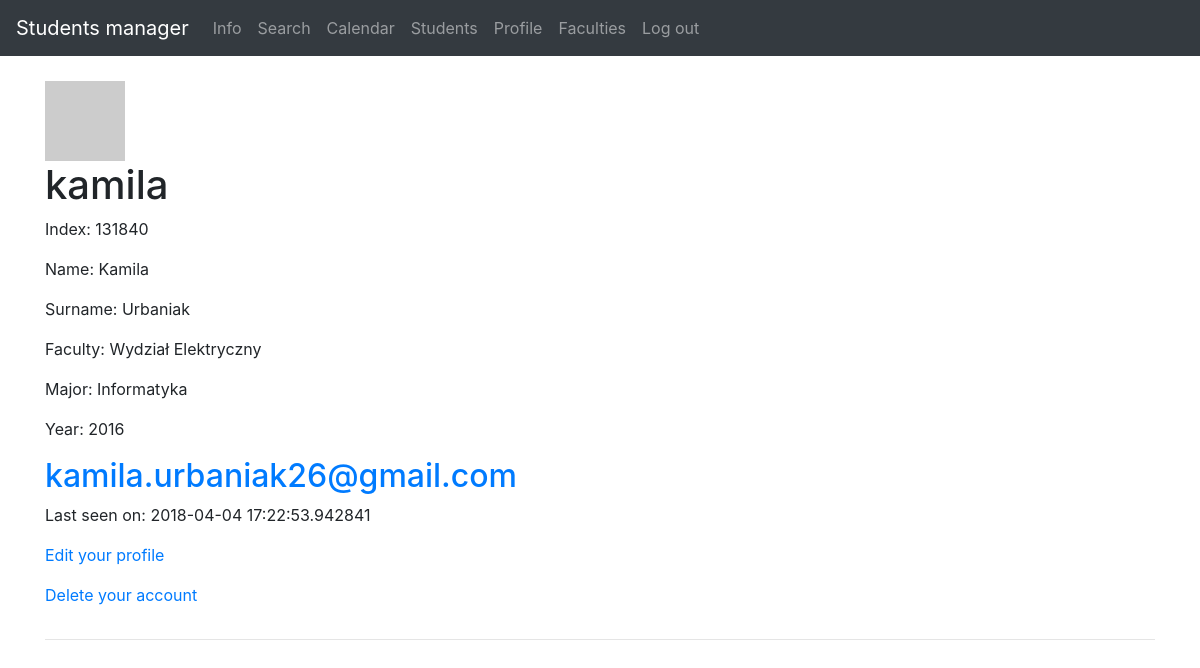
Screenshot of /students/1 (signed in) with the database file from the repository.
### models.py (models this page shows, shortened)
class User(db.Model, UserMixin):
    __tablename__ = 'user'
    __searchable__ = ['username']
    id = Column(Integer, autoincrement=True, primary_key=True)
    username = Column(String(25), default='', unique=True)
    active = Column(Boolean, default=True)
    email = Column(String(200), unique=True)
    password = Column(String(200), default='')
    admin = Column(Boolean, default=False)
    confirmed = Column(db.Boolean, nullable=False, default=False)
    confirmed_on = Column(db.DateTime, nullable=True)
    registered_on = Column(db.DateTime, nullable=False)
    about_me = Column(String(140))
    last_seen = Column(DateTime, default=datetime.utcnow)
    student_id = db.Column(db.Integer, db.ForeignKey('student.id'), unique=True)
    def avatar(self, size):
        digest = md5(self.email.lower().encode('utf-8')).hexdigest()
        return 'https://www.gravatar.com/avatar/{}?d=identicon&s={}'.\
            format(digest, size)

class Student(db.Model):
    __tablename__ = 'student'
    __searchable__ = ['index']
    id = Column(Integer, autoincrement=True, primary_key=True)
    index = Column(Integer, unique=True)
    name = Column(String(25), default='')
    surname = Column(String(25), default='')
    faculty_id = db.Column(db.Integer, db.ForeignKey('faculty.id'), nullable=False, unique=True)
    major_id = db.Column(db.Integer, db.ForeignKey('major.id'), nullable=False, unique=True)
    year_id = db.Column(db.Integer, db.ForeignKey('year.id'), nullable=False, unique=True)
    group_id = db.Column(db.Integer, db.ForeignKey('group.id'), nullable=False, unique=True)
    user = db.relationship('User', backref='student')

class Faculty(db.Model):
    __tablename__ = 'faculty'
    __searchable__ = ['name']
    id = Column(Integer, autoincrement=True, primary_key=True, )
    name = Column(String(100), default='')
    major = db.relationship('Major', backref='faculty')
    year = db.relationship('Year', backref='faculty')
    group = db.relationship('Group', backref='faculty')
    student = db.relationship('Student', backref='faculty')

class Major(db.Model):
    __tablename__ = 'major'
    __searchable__ = ['name']
    id = Column(Integer, autoincrement=True, primary_key=True)
    name = Column(String(50), default='')
    year = db.relationship('Year', backref='major')
    group = db.relationship('Group', backref='major')
    student = db.relationship('Student', backref='major')
    faculty_id = db.Column(db.Integer, db.ForeignKey('faculty.id'), nullable=False, unique=True)

class Year(db.Model):
    __tablename__ = 'year'
    __searchable__ = ['nr']
    id = Column(Integer, autoincrement=True, primary_key=True)
    nr = Column(String(4), default='')
    group = db.relationship('Group', backref='year')
    student = db.relationship('Student', backref='year')
    faculty_id = db.Column(db.Integer, db.ForeignKey('faculty.id'), nullable=False, unique=True)
    major_id = db.Column(db.Integer, db.ForeignKey('major.id'), nullable=False, unique=True)
    secretary_id = db.Column(db.Integer, db.ForeignKey('secretary.id'), nullable=False, unique=True)

### students.py (the view)
@app.route('/students/<int:id>', methods=['GET'])
@login_required
def student(id):
    user = User.query.filter(Student.id == id).first()
    return render_template('faculty/students/profile.html', user=user)

### user.py (called while the page is built)
@lm.user_loader
def load_user(user_id):
    return User.query.filter(User.id == user_id).first()

@app.before_request
def before_request():
    if current_user.is_authenticated:
        current_user.last_seen = datetime.utcnow()
        db.session.commit()

### templates/faculty/students/profile.html (shortened to what this page needs)
{% extends "_base.html" %}
{% block content %}
    <table>
        <tr valign="top">
            <br>
            <img src="{{ user.avatar(128) }}">
            <h1>{{ user.username }}</h1>
            <p> Index: {{ user.student.index }}</p>
            <p> Name: {{ user.student.name }}</p>
            <p> Surname: {{ user.student.surname }}</p>
            <p> Faculty: {{ user.student.faculty.name }}</p>
            <p> Major: {{ user.student.major.name }}</p>
            <p> Year: {{ user.student.year.nr }}</p>
            <h2><a class="u-email" href="mailto:{{ user.email }}">{{ user.email }}</a></h2>
                {% if user.last_seen %}<p>Last seen on: {{ user.last_seen }}</p>{% endif %}
                <p><a href="{{ url_for('edit_profile', id=user.student.id)}}">Edit your profile</a></p>
                <p><a href="{{ url_for('delete_account', id=user.student.id)}}">Delete your account</a></p>
        </tr>
    </table>
    <hr>
{% endblock %}

### templates/_base.html (shortened to what this page needs)
<!doctype html>
<html lang=en>
<head>
  <link rel="stylesheet" href="https://maxcdn.bootstrapcdn.com/bootstrap/4.0.0/css/bootstrap.min.css"
>
</head>
<body>
  <nav class="navbar navbar-expand-md navbar-dark bg-dark">
    <a class="navbar-brand" href="#">Students manager</a>
    <div class="collapse navbar-collapse">
      <ul class="navbar-nav mr-auto">
        <li class="nav-item{% if page_id == 'info' %} active{% endif %}">
          <a class="nav-link" href="{{ url_for('info') }}">Info</a>
            <li><a class="nav-link" href="{{ url_for('search')}}">Search</a></li>
        </li>
      <ul class="nav navbar-nav">
          {% if current_user.is_authenticated %}
              <li><a class="nav-link" href="{{ url_for('calendar')}}">Calendar</a></li>
              <li><a class="nav-link" href="{{ url_for('students')}}">Students</a></li>
              <li><a class="nav-link" href="/students/{{current_user.student.id}}">Profile</a></li>
              <li><a class="nav-link" href="{{ url_for('faculties')}}">Faculties</a></li>
          <li><a class="nav-link" href="{{ url_for('logout')}}">Log out</a></li>
          {% else %}
          <li><a class="nav-link" href="{{ url_for('login')}}">Log in</a></li>
              <li><a class="nav-link" href="{{ url_for('register') }}">Registration</a></li>
        </li>
          {% endif %}
      </ul>
      </ul>
    </div>
  </nav>
  <div class="container">
    <div class="row">
      <div class="col-12">
      </div>
    </div>
    {% block content %}{% endblock %}
  </div>
</body>
</html>

### rows the page displays
User: username "kamila", email "kamila.urbaniak26@gmail.com", last_seen "2018-04-04 17:22:53.942841"
Student: student.index "131840", student.name "Kamila", student.surname "Urbaniak"
Faculty: student.faculty.name "Wydział Elektryczny"
Major: student.major.name "Informatyka"
Year: student.year.nr "2016"
